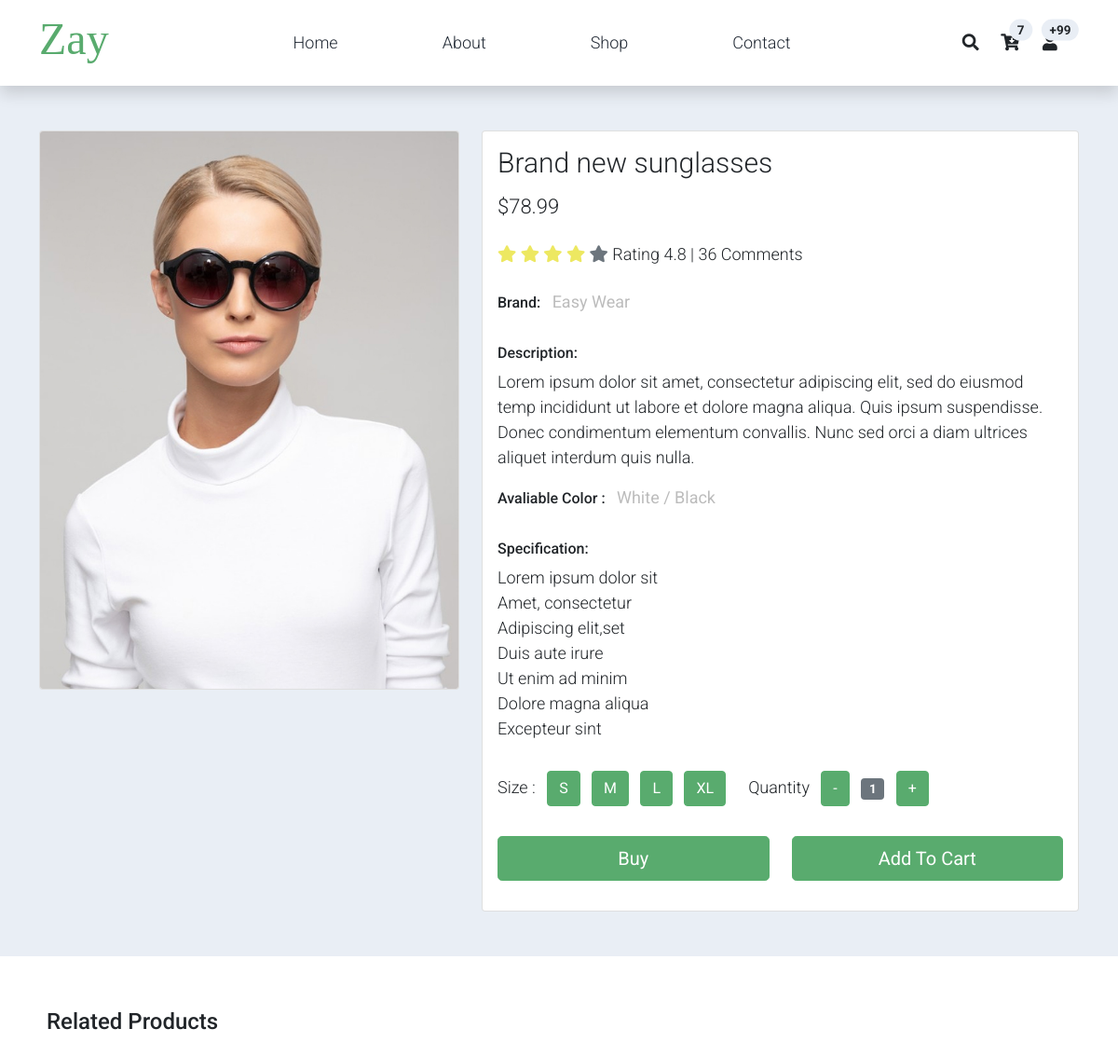
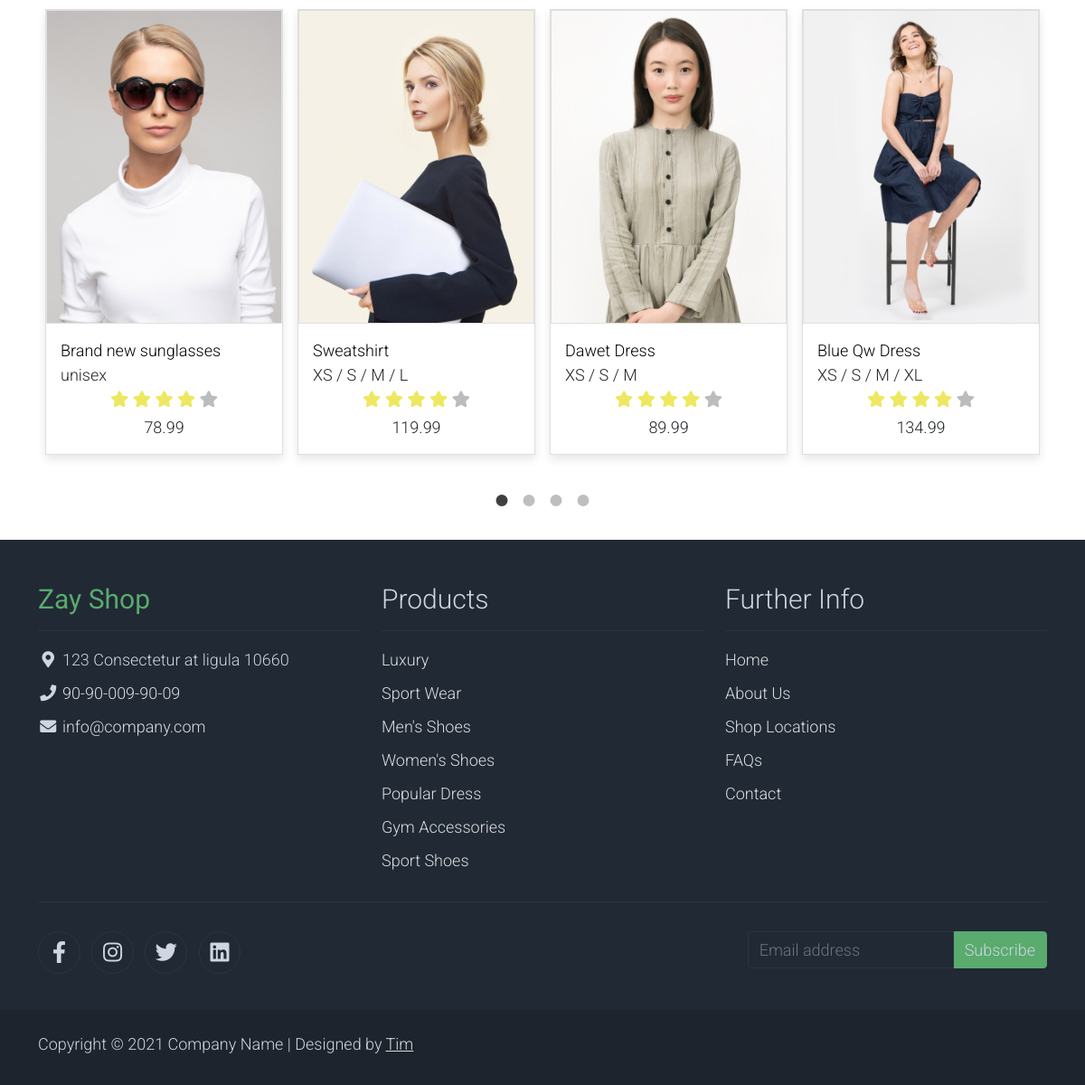
The page /shopsingle/1/ on the database its author committed (2 pictures, top to bottom).
### index/models.py (models this page shows)
class CardBodies(models.Model):
    title = models.CharField(max_length=255, verbose_name="Title")
    sizes = models.CharField(max_length=255, verbose_name="Sizes")
    price = models.FloatField(verbose_name="Price")
    photo = models.FileField(upload_to="cards/", verbose_name="Photo")
    date = models.DateField(verbose_name="Date")
    class Meta:
        verbose_name = "Card Body"
        verbose_name_plural = "Card Bodies"

### index/views.py (the view)
# urls.py: path('shopsingle/<int:id>/', views.shopsingle, name='shop-single'),
def shopsingle(request, id):
    cardbodies = CardBodies.objects.all()
    cardb = get_object_or_404(CardBodies, id=id)
    context = {'cardbodies': cardbodies, 'cardb': cardb}
    return render(request, 'shop-single.html', context=context)

### templates/shop-single.html (shortened to what this page needs)
{% extends 'base.html' %}
{% load static %}
{% block main %}
    <section class="bg-light">
        <div class="container pb-5">
            <div class="row">
                <div class="col-lg-5 mt-5">
                    <div class="card mb-3">
                        <img class="card-img img-fluid" src="{{ cardb.photo.url }}" alt="Card image cap" id="product-detail">
                    </div></div>
                <div class="col-lg-7 mt-5">
                    <div class="card">
                        <div class="card-body">
                            <h1 class="h2">{{ cardb.title }}</h1>
                            <p class="h3 py-2">${{cardb.price}}</p>
                            <p class="py-2">
                                <i class="fa fa-star text-warning"></i>
                                <i class="fa fa-star text-warning"></i>
                                <i class="fa fa-star text-warning"></i>
                                <i class="fa fa-star text-warning"></i>
                                <i class="fa fa-star text-secondary"></i>
                                <span class="list-inline-item text-dark">Rating 4.8 | 36 Comments</span>
                            </p>
                            <ul class="list-inline">
                                <li class="list-inline-item">
                                    <h6>Brand:</h6>
                                </li>
                                <li class="list-inline-item">
                                    <p class="text-muted"><strong>Easy Wear</strong></p>
                                </li>
                            </ul>
                            <h6>Description:</h6>
                            <p>Lorem ipsum dolor sit amet, consectetur adipiscing elit, sed do eiusmod temp incididunt ut labore et dolore magna aliqua. Quis ipsum suspendisse. Donec condimentum elementum convallis. Nunc sed orci a diam ultrices aliquet interdum quis nulla.</p>
                            <ul class="list-inline">
                                <li class="list-inline-item">
                                    <h6>Avaliable Color :</h6>
                                </li>
                                <li class="list-inline-item">
                                    <p class="text-muted"><strong>White / Black</strong></p>
                                </li>
                            </ul>
                            <h6>Specification:</h6>
                            <ul class="list-unstyled pb-3">
                                <li>Lorem ipsum dolor sit</li>
                                <li>Amet, consectetur</li>
                                <li>Adipiscing elit,set</li>
                                <li>Duis aute irure</li>
                                <li>Ut enim ad minim</li>
                                <li>Dolore magna aliqua</li>
                                <li>Excepteur sint</li>
                            </ul>
                            <form action="" method="GET">
                                <div class="row">
                                    <div class="col-auto">
                                        <ul class="list-inline pb-3">
                                            <li class="list-inline-item">Size :
                                            </li>
                                            <li class="list-inline-item"><span class="btn btn-success btn-size">S</span></li>
                                            <li class="list-inline-item"><span class="btn btn-success btn-size">M</span></li>
                                            <li class="list-inline-item"><span class="btn btn-success btn-size">L</span></li>
                                            <li class="list-inline-item"><span class="btn btn-success btn-size">XL</span></li>
                                        </ul>
                                    </div>
                                    <div class="col-auto">
                                        <ul class="list-inline pb-3">
                                            <li class="list-inline-item text-right">
                                                Quantity
                                            </li>
                                            <li class="list-inline-item"><span class="btn btn-success" id="btn-minus">-</span></li>
                                            <li class="list-inline-item"><span class="badge bg-secondary" id="var-value">1</span></li>
                                            <li class="list-inline-item"><span class="btn btn-success" id="btn-plus">+</span></li>
                                        </ul>
                                    </div>
                                </div>
                                <div class="row pb-3">
                                    <div class="col d-grid">
                                        <button type="submit" class="btn btn-success btn-lg" name="submit" value="buy">Buy</button>
                                    </div>
                                    <div class="col d-grid">
                                        <button type="submit" class="btn btn-success btn-lg" name="submit" value="addtocard">Add To Cart</button>
                                    </div>
                                </div>
                            </form>
                        </div>
                    </div>
                </div>
            </div>
        </div>
    </section>
    <section class="py-5">
        <div class="container">
            <div class="row text-left p-2 pb-3">
                <h4>Related Products</h4>
            </div>
            <div id="carousel-related-product">
        {%  for item in cardbodies %}
                <div class="p-2 pb-3">
                    <div class="product-wap card rounded-0">
                        <div class="card rounded-0">
                            <img class="card-img rounded-0 img-fluid" src="{{ item.photo.url }}">
                        </div>
                        <div class="card-body">
                            <a href="#" class="h3 text-decoration-none">{{ item.title }}</a>
                            <ul class="w-100 list-unstyled d-flex justify-content-between mb-0">
                                <li>{{ item.sizes }}</li>
                            </ul>
                            <ul class="list-unstyled d-flex justify-content-center mb-1">
                                <li>
                                    <i class="text-warning fa fa-star"></i>
                                    <i class="text-warning fa fa-star"></i>
                                    <i class="text-warning fa fa-star"></i>
                                    <i class="text-warning fa fa-star"></i>
                                    <i class="text-muted fa fa-star"></i>
                                </li>
                            </ul>
                            <p class="text-center mb-0">{{item.price}}</p>
                        </div>
                    </div>
                </div>
        {% endfor %}
            </div>
        </div>
    </section>
{% endblock %}

### static/assets/css/templatemo.css (style rules this page uses)
body, ul, li, p, a, label, input, div { font-family: 'Roboto', sans-serif; font-size: 18px !important; font-weight: 300 !important; }
.h2 { font-family: 'Roboto', sans-serif; font-size: 30px !important; font-weight: 300; }
.h3 { font-family: 'Roboto', sans-serif; font-size: 22px !important; }
.text-warning { color: #ede861 !important; }
.text-muted { color: #bcbcbc !important; }
.bg-light { background-color: #e9eef5 !important; }
.btn-success { background-color: #59ab6e !important; border-color: #56ae6c !important; }
.product-wap { box-shadow: 0px 5px 10px 0px rgba(0, 0, 0, 0.10); }
.card.product-wap a { color: #000; }

### rows shown on the page
CardBodies: photo (picture), title "Brand new sunglasses", price "78.99", sizes "unisex"
CardBodies: photo (picture), title "Sweatshirt", sizes "XS / S / M / L", price "119.99"
CardBodies: photo (picture), title "Dawet Dress", sizes "XS / S / M", price "89.99"
CardBodies: photo (picture), title "Blue Qw Dress", sizes "XS / S / M / XL", price "134.99"
